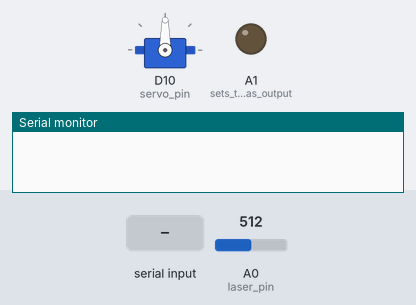
Recording of a sketch running on a simulated Arduino Zero (SAMD21). Parts: servo, output pins drawn as LEDs (lit = HIGH), the last lines printed to the serial monitor. Inputs (shaded band) come from the test bench; at power-on: A0 (laser_pin) = 512.

Above: at 1.2 s.
1.3 s: "1" received over Serial
At 1.45 s:
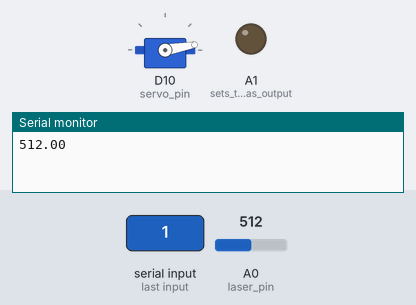
At 2.05 s:
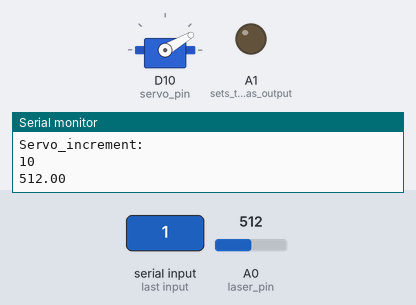
Timing chart, 0 to 13.3 s (numbered marks = the images above; inputs shaded):
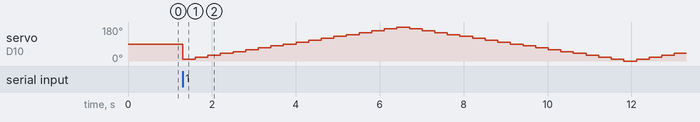

Measured:
- after the input at 1.3 s, servo on D10 (servo_pin): 90° → 10° at once, → 20° 0.30 s later, → 30° 0.30 s later, → 40° 0.30 s later, … (40 changes in this stretch)

The sketch:

laser_scanning_subcode.ino
```cpp
#include <Servo.h>
#include <math.h>

Servo servo_1;  // initializes servo object

double laser_value = 0;
int servo_pin = 10;  // need to initialize a pin to run the servo off of, must be PWM compatible
int laser_pin = 14;
uint16_t minpulse = 0.5;
uint16_t maxpulse = 2.5;
int servoPosition = 10;
int increment = 10;


void setup() {
  servo_1.attach(servo_pin, minpulse, maxpulse); // lets the servo pin know it is operating a servo
  SerialUSB.begin(9600); // serial initialize
  while(!SerialUSB) ;  // wait for serial to connect
  pinMode(15, OUTPUT);   // sets the pin as output

}


void loop()
{
  if (SerialUSB.available())
  {
  laser_value = checkLaser(laser_pin);
  SerialUSB.println(laser_value);


  scanServo(servoPosition, increment, &servoPosition, &increment);
  SerialUSB.println("Servo_position: ");
  SerialUSB.println(servoPosition);
  SerialUSB.println("Servo_increment: ");
  SerialUSB.println(increment);

  }

}


double checkLaser(int pin_select)
{
  double value;
  //analogWrite(15, 255);
  value = analogRead(pin_select);
  return value;

  }

// this function has the servo rotate back and forth, in a "scanning" mode
void scanServo(int pos,int servoIncrement, int *servoPosition, int *increment)
{
 servo_1.write(pos);

 *servoPosition = pos +servoIncrement;
 delay(300);
 //analogWrite(15, 0);
 if(pos == 180)
 {

  *servoPosition = pos-servoIncrement;
  *increment = servoIncrement*-1;

  }
 if(pos == 0)
 {
    *servoPosition = pos-servoIncrement;
    *increment = servoIncrement*-1;

  }


 }
```
